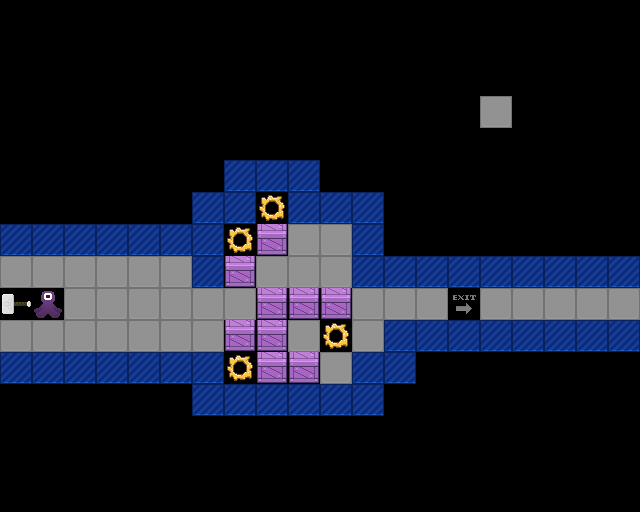

This game map was drawn from its Tiled (.tmx) file and the tilesets committed beside it. A one-line description and the full map source follow:
An orthogonal 20x16 tile map with 32x32 px tiles, 1 tile layer (Tile Layer 1).

<map version="1.5" tiledversion="1.7.0" orientation="orthogonal" renderorder="right-down" width="20" height="16" tilewidth="32" tileheight="32" infinite="0" nextlayerid="2" nextobjectid="1">
 <tileset firstgid="1" source="project-mjolnir.tsx" />
 <layer id="1" name="Tile Layer 1" width="20" height="16">
  <data encoding="csv">
0,0,0,0,0,0,0,0,0,0,0,0,0,0,0,0,0,0,0,0,
0,0,0,0,0,0,0,0,0,0,0,0,0,0,0,0,0,0,0,0,
0,0,0,0,0,0,0,0,0,0,0,0,0,0,0,0,0,0,0,0,
0,0,0,0,0,0,0,0,0,0,0,0,0,0,0,3,0,0,0,0,
0,0,0,0,0,0,0,0,0,0,0,0,0,0,0,0,0,0,0,0,
0,0,0,0,0,0,0,4,4,4,0,0,0,0,0,0,0,0,0,0,
0,0,0,0,0,0,4,4,2,4,4,4,0,0,0,0,0,0,0,0,
4,4,4,4,4,4,4,2,21,3,3,4,0,0,0,0,0,0,0,0,
3,3,3,3,3,3,4,21,3,3,3,4,4,4,4,4,4,4,4,4,
47,50,3,3,3,3,3,3,21,21,21,3,3,3,8,3,3,3,3,3,
3,3,3,3,3,3,3,21,21,3,2,3,4,4,4,4,4,4,4,4,
4,4,4,4,4,4,4,2,21,21,3,4,4,0,0,0,0,0,0,0,
0,0,0,0,0,0,4,4,4,4,4,4,0,0,0,0,0,0,0,0,
0,0,0,0,0,0,0,0,0,0,0,0,0,0,0,0,0,0,0,0,
0,0,0,0,0,0,0,0,0,0,0,0,0,0,0,0,0,0,0,0,
0,0,0,0,0,0,0,0,0,0,0,0,0,0,0,0,0,0,0,0
</data>
 </layer>
</map>
